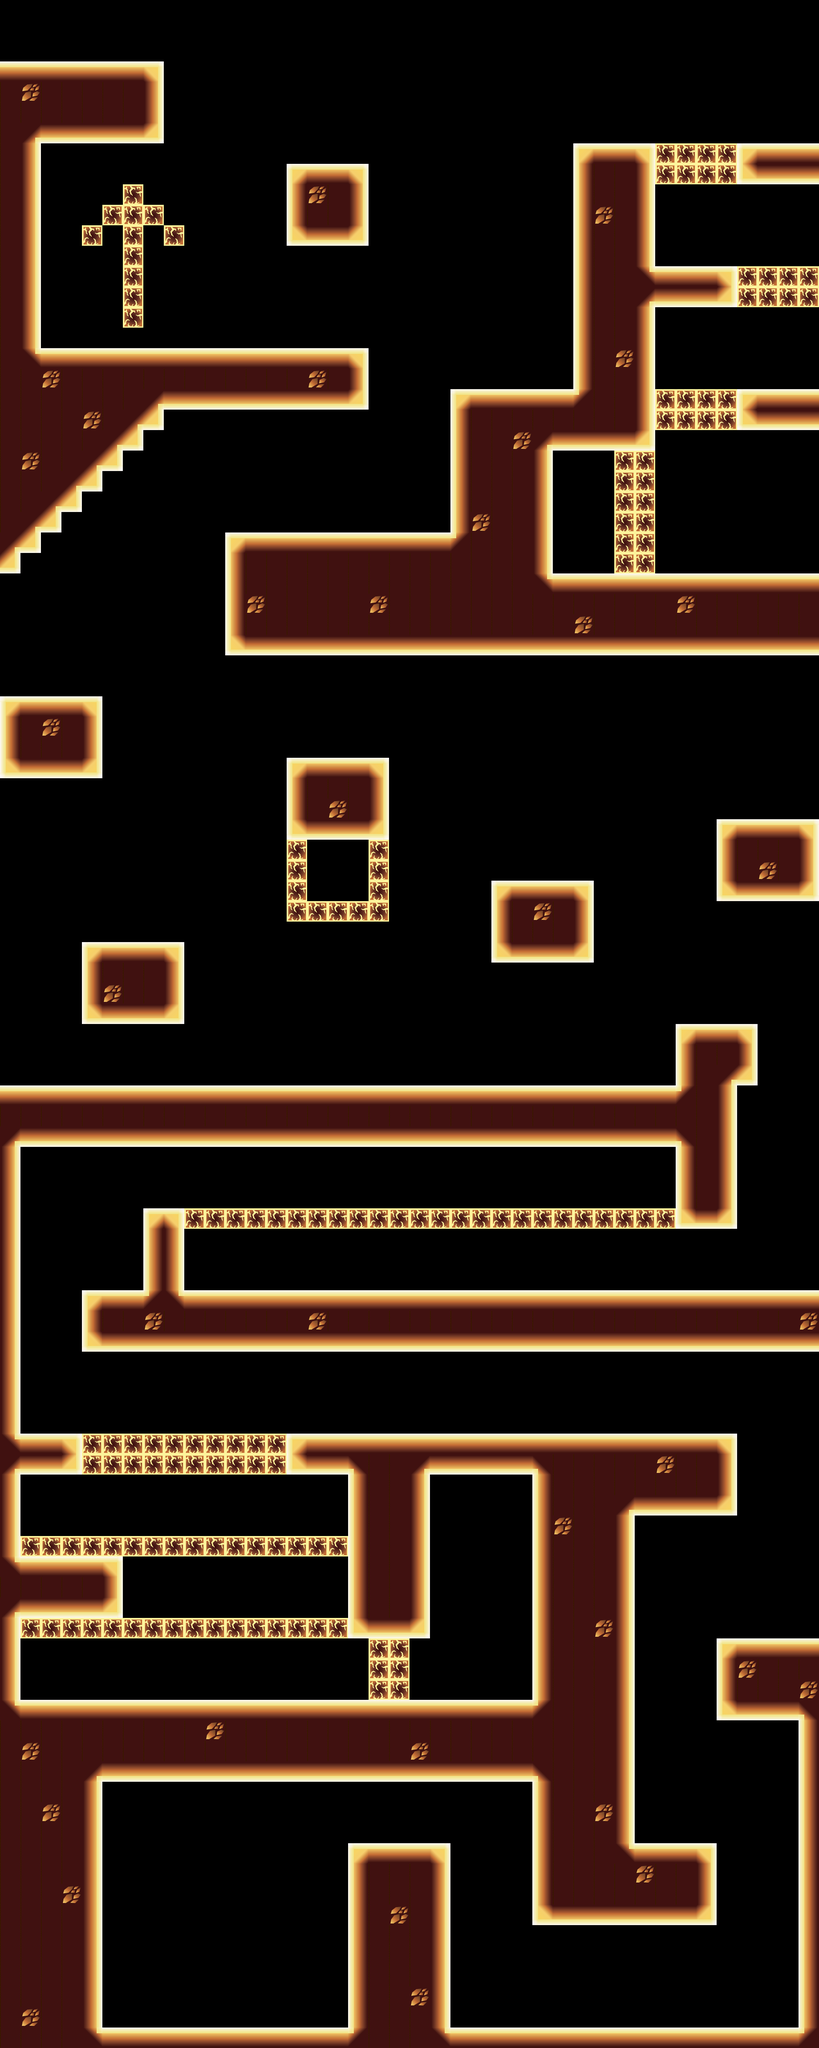

This is a level from a 2D game, rendered from its Tiled map with the project's own tilesets. A one-line summary and the map file follow, with tile-layer data summarised:
An orthogonal 40x100 tile map with 50x50 px tiles, 1 tile layer (tiles), 1 hidden layer not drawn and 13 objects (p1Spawn, key2Spawn, key1Spawn, key3Spawn, flyingEnemy3, ...).

<map version="1.5" tiledversion="1.6.0" orientation="orthogonal" renderorder="right-down" width="40" height="100" tilewidth="50" tileheight="50" infinite="0" nextlayerid="4" nextobjectid="15">
 <editorsettings>
  <export format="json" />
 </editorsettings>
 <tileset firstgid="1" name="levelTwoRocksheet" tilewidth="50" tileheight="50" tilecount="18" columns="3">
  <image source="levelTwoRocksheet.png" trans="fcf8f4" width="150" height="300" />
  <tile id="0">
   <properties>
    <property name="collides" type="bool" value="true" />
   </properties>
  </tile>
  <tile id="1">
   <properties>
    <property name="collides" type="bool" value="true" />
   </properties>
  </tile>
  <tile id="2">
   <properties>
    <property name="collides" type="bool" value="true" />
   </properties>
  </tile>
  <tile id="3">
   <properties>
    <property name="collides" type="bool" value="true" />
   </properties>
  </tile>
  <tile id="4">
   <properties>
    <property name="collides" type="bool" value="true" />
   </properties>
  </tile>
  <tile id="5">
   <properties>
    <property name="collides" type="bool" value="true" />
   </properties>
  </tile>
  <tile id="6">
   <properties>
    <property name="collides" type="bool" value="true" />
   </properties>
  </tile>
  <tile id="7">
   <properties>
    <property name="collides" type="bool" value="true" />
   </properties>
  </tile>
  <tile id="8">
   <properties>
    <property name="collides" type="bool" value="true" />
   </properties>
  </tile>
  <tile id="9">
   <properties>
    <property name="collides" type="bool" value="false" />
   </properties>
  </tile>
  <tile id="10">
   <properties>
    <property name="collides" type="bool" value="true" />
   </properties>
  </tile>
  <tile id="11">
   <properties>
    <property name="collides" type="bool" value="true" />
   </properties>
  </tile>
  <tile id="12">
   <properties>
    <property name="collides" type="bool" value="true" />
   </properties>
  </tile>
  <tile id="13">
   <properties>
    <property name="collides" type="bool" value="true" />
   </properties>
  </tile>
  <tile id="14">
   <properties>
    <property name="collides" type="bool" value="true" />
   </properties>
  </tile>
  <tile id="15">
   <properties>
    <property name="collides" type="bool" value="true" />
   </properties>
  </tile>
  <tile id="16">
   <properties>
    <property name="collides" type="bool" value="false" />
   </properties>
  </tile>
  <tile id="17">
   <properties>
    <property name="collides" type="bool" value="false" />
   </properties>
  </tile>
 </tileset>
 <layer id="1" name="background" width="40" height="100" visible="0">
  <data>[4000 cells, 4000 non-empty, 1 distinct tile ids]</data>
 </layer>
 <layer id="2" name="tiles" width="40" height="100">
  <data>[4000 cells, 1460 non-empty, 15 distinct tile ids]</data>
 </layer>
 <objectgroup id="3" name="Spawn" offsetx="0" offsety="4.92694">
  <object id="1" name="p1Spawn" x="420.334" y="4876.45">
   <point />
  </object>
  <object id="2" name="key2Spawn" x="826.233" y="2141.53">
   <point />
  </object>
  <object id="3" name="key1Spawn" x="1176.76" y="3762.35">
   <point />
  </object>
  <object id="4" name="key3Spawn" x="1429.84" y="1270.51">
   <point />
  </object>
  <object id="5" name="flyingEnemy3" x="455.405" y="3893.37">
   <point />
  </object>
  <object id="6" name="enemy3" x="1561.6" y="3456.35">
   <point />
  </object>
  <object id="7" name="doorSpawn" x="185.647" y="91.8727">
   <point />
  </object>
  <object id="8" name="enemy2" x="1757.34" y="4887.76">
   <point />
  </object>
  <object id="9" name="flyingEnemy2" x="455.881" y="3711.75">
   <point />
  </object>
  <object id="10" name="enemy1" x="1330.32" y="4876.9">
   <point />
  </object>
  <object id="11" name="flyingEnemy1" x="1181.36" y="4081.84">
   <point />
  </object>
  <object id="12" name="flyingEnemy4" x="457.987" y="4092.87">
   <point />
  </object>
  <object id="13" name="powerUp" x="1716.02" y="3092.74">
   <point />
  </object>
 </objectgroup>
</map>